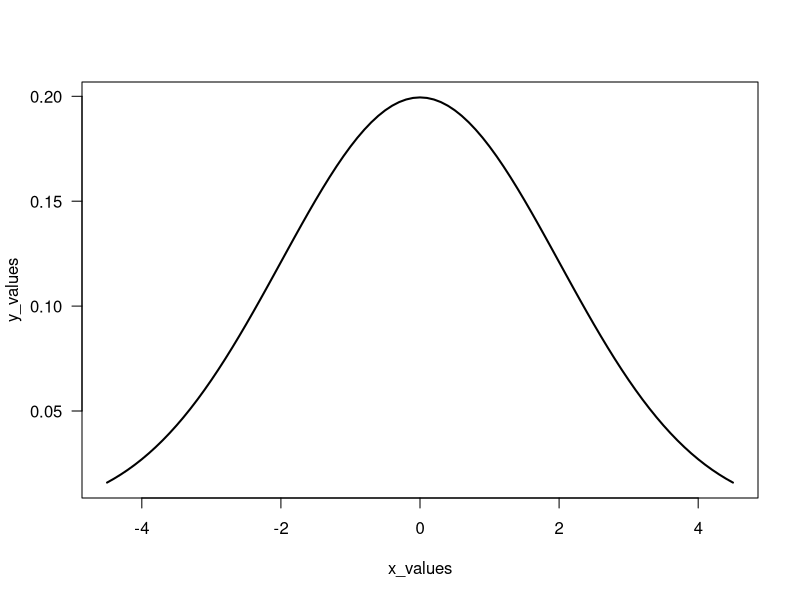
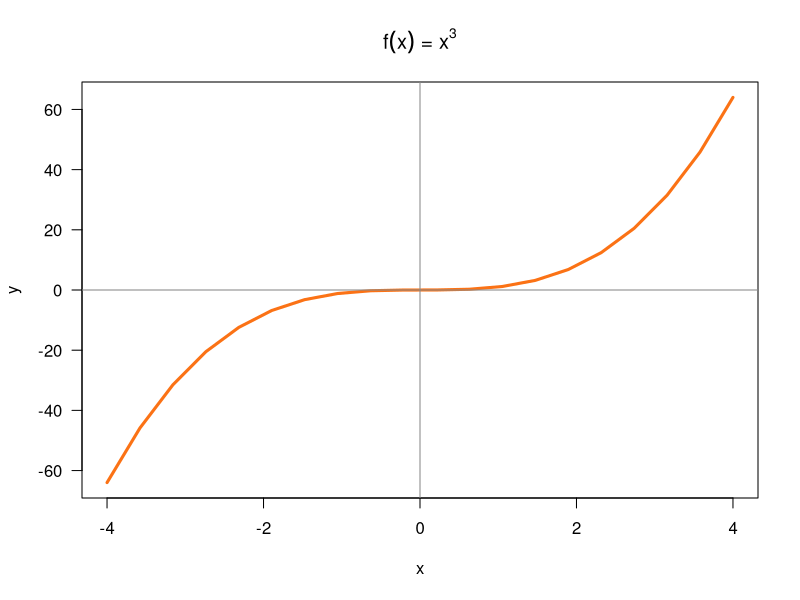
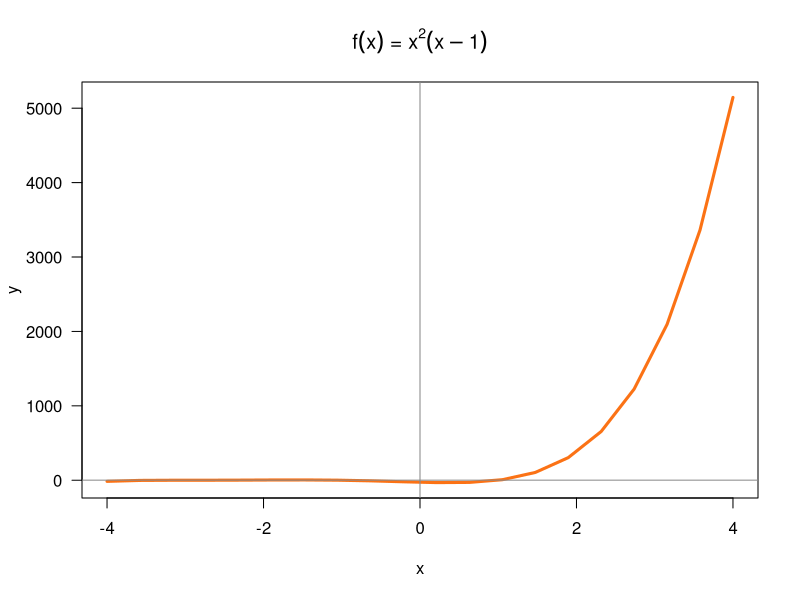
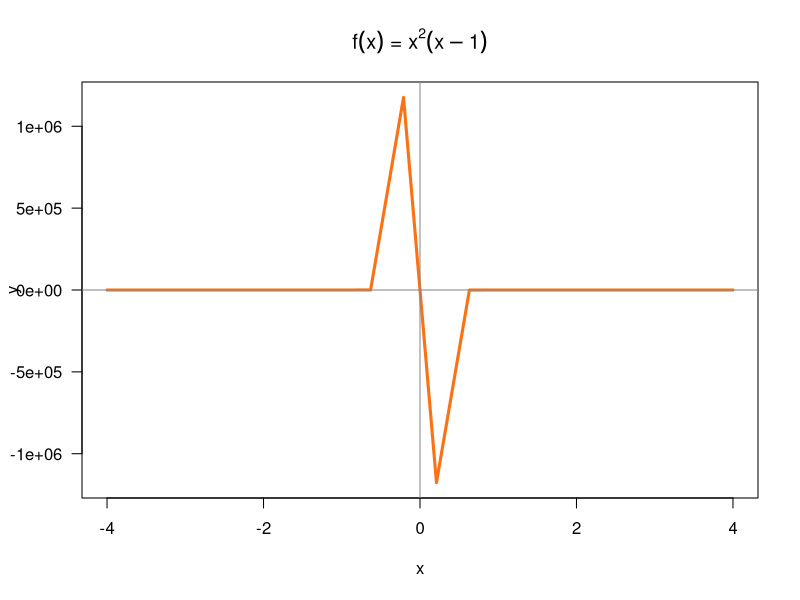

Write R code to recreate these figures, in order. (Note: this script raises an error after producing the figures.)
## ---- chunk 1
knitr::opts_chunk$set(echo = TRUE,error = TRUE)
## ---- chunk 2
#' @title square
#' @description calculates the square number
#' @param x a number
#' @return computed square
f = function(x){
  return(x^2)
}
#' @title linear
#' @description calculates the linear function
#' @param x a number
#' @return computed linear function
g = function(x){
  return(2*x+5)
}
fog = function(x){
  return(f(g(x)))
}
gof = function(x){
  return(g(f(x)))
}
#' @title pythagoras formula
#' @description calculates the  compute the length of the hypotenuse
#' @param a,b  c of a right triangle with legs of length a and b.
#' @return computed linear function
pythagoras = function(a,b){
  return(sqrt(a^2+b^2))
}

#' @title circle_area
#' @description calculates the area of circle
#' @param radius=1 pi*r^2
#' @return computed area
circle_area = function(radius = 1){
  if(radius<0){
    stop("radius cannot be negative")
  }
  return(pi*radius^2)
}

#' @title cylinder_area
#' @description calculates the area of cylinder_area
#' @param radius=1,height=1
#' @return computed area
cylinder_area = function(radius=1,height=1){
  if(radius<0 | height<0){
    stop("input cannot be negative")
  }
  return(2 * pi * radius * height + 2 * circle_area(radius))
}


#' @title cylinder_volume
#' @description calculates the cylinder_volume
#' @param radius=1,height=1
#' @return computed cylinder_volume
cylinder_volume = function(radius=1,height=1){
  if(radius<0 | height<0){
    stop("input cannot be negative")
  }
  return(height * circle_area(radius))

}
cylinder_volume(radius = 3, height = 10)

#' @title miles2kms
#' @description calculates the miles2kms
#' @param x, miles
#' @return computed miles2kms
miles2kms = function(x){
  return(x*1.6)
}

miles=c(seq(1,10),seq(20,100,10))
data.frame(miles=miles,kms=miles2kms(miles))

#' @title gallon2liters
#' @description calculates the gallon2liters
#' @param x, gallon2liters
#' @return computed gallon2liters
gallon2liters = function(x){
  return(x*3.78541)
}
liters2gallons = function(x){
  return(gallon2liters(x/3.78541)/3.78541)
}

lst = c(seq(1,10),seq(20,100,10))
data.frame(liters=lst,liters2gallons(lst))

#' @title seconds2years
#' @description calculates the seconds2years
#' @param x, seconds2years
#' @return computed seconds2years
seconds2years = function(x) {
  return(x/3.154e+7)
}
seconds2years(1000000000)

#' @title gaussian
#' @description calculates the gaussian
#' @param x,m,s x, mean, standard deviation,
#' @return computed gaussian
gaussian = function(x,m,s){
  if (s<0){
    stop("s must be greater than 0")
  }
  return((s*sqrt(2*pi))**-1*exp((-0.5)*((x-m)/s)**2))
}
gaussian(1,0,2)
dnorm(x = 1, mean = 0, sd = 2)

x_values <- seq(from = -4.5, to = 4.5, by = 0.1)
y_values = gaussian(seq(-4.5, 4.5, by = 0.1),0,2)
plot(x_values,y_values,las=1,type='l',lwd=2)
#las labels are parallel (=0) or perpendicular(=2) to axis
#lwd controls the width of the lines
# type ='l', line

poly1 = function(x){
  x**3
}
poly2 = function(x){
  (x**2-1)*(x+3)**3
}
poly3 = function(x){
  (x**2-1)*(x**-9)
}
x <- seq(-4, 4, length.out = 20)
y <- poly1(x)

# graph polynomial
plot(x, y, type = 'l', lwd = 3, col = "#FB7215", las = 1)
abline(h = 0, v = 0, col = '#888888aa', lwd = 1.5)
title(main = expression(paste(f(x), ' = ', x**3)))

x <- seq(-4, 4, length.out = 20)
y <- poly2(x)

# graph polynomial
plot(x, y, type = 'l', lwd = 3, col = "#FB7215", las = 1)
abline(h = 0, v = 0, col = '#888888aa', lwd = 1.5)
title(main = expression(paste(f(x), ' = ', x^2, (x - 1))))

x <- seq(-4, 4, length.out = 20)
y <- poly3(x)

# graph polynomial
plot(x, y, type = 'l', lwd = 3, col = "#FB7215", las = 1)
abline(h = 0, v = 0, col = '#888888aa', lwd = 1.5)
title(main = expression(paste(f(x), ' = ', x^2, (x - 1))))


descriptive = function(x){
  #you could use na.rm = TRUE to remove NA values.
  #IQR = upper quantile(75%) - lower quantile(25%)
  # = Q3-Q2
   c('min'=min(x),'q1'=quantile(x,0.25),'median'=median(x),'mean'=mean(x),
    'q3'=quantile(x,0.75),'max'=max(x),'range'=max(x)-min(x),'IQR'=IQR(x),'sd'=sd(x))
}

z <- 100*pi
# Fill in the following if-else statements. You may (or may not) 
# have to add or subtract else if or else statements.
if (z>100) { # Replace TRUE with a condition.
  z=100
} else if (z<0) { # Replace TRUE with a condition.
  z=0
} else {
  z
}

is_even = function(x){
  if(is.numeric(x) == FALSE){
    NA
  }else if(x %% 2 == 0)
  {TRUE}
  else{
    FALSE 
  }
  }

is_odd = function(x){
  return (!is_even(x))
}

grade = function(x){
  if(x >100 || x <0){
    stop("invalid input")
  }
  
  if(x>=90 & x<=100){
    grade1 = 'A'
  } else if(x>=80 & x<90){
    grade1 = 'B'
  } else if(x>=70 & x<80){
    grade1 = 'C'
  }else if(x >=60 & x<70){
    grade1 = 'D'
  }else{
    grade1 = 'F'
  }
  return(grade1)
}

miles2inches(2)
miles2feet(2)
miles2yards(2)
miles2meters(2)
miles2kms(2)

miles2inches = function(x=1){
  return(x*63360)
}
miles2feet = function(x=1){
  return(x*5280)
}
miles2yards = function(x=1){
  return(x*1760)
}
miles2meters = function(x=1){
  return(x*1609.34)
}
miles2kms = function(x=1){
  return(x*1.6)
}

convert = function(x,to){
  switch(to,'in'=miles2inches(x),'ft'=miles2feet(x),'yd'=miles2yards(x),'km'=miles2kms(x),
         'm'=miles2meters(x))
}

convert(2,'ft')

